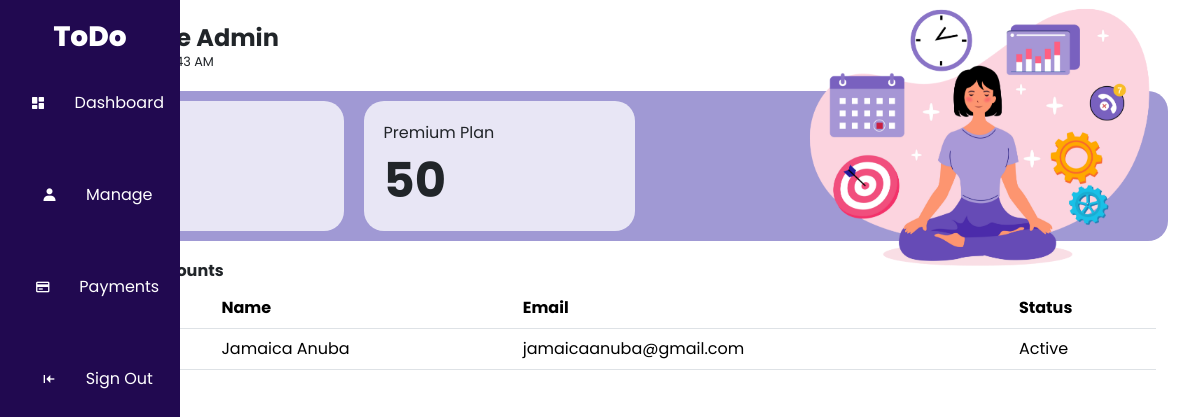
The app's page /admin.php, older data.
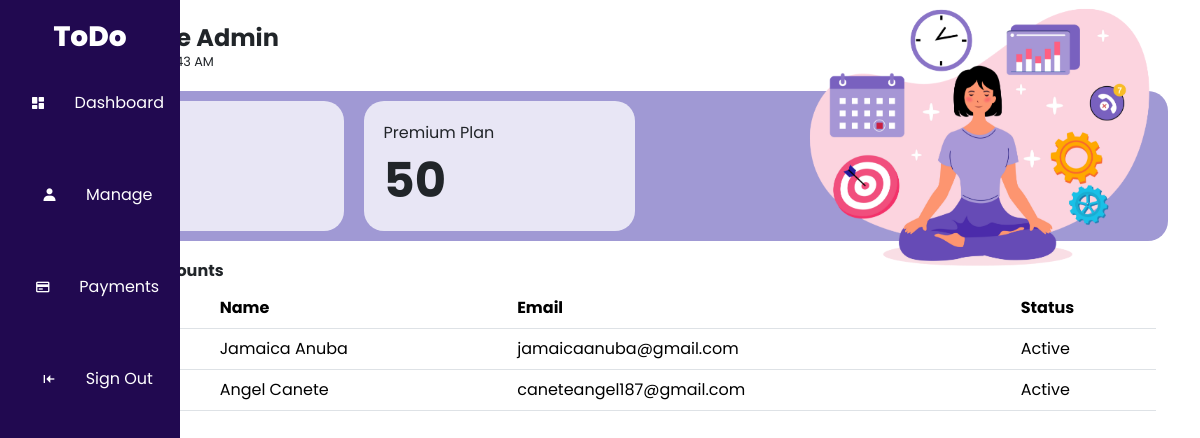
The same page, newer data.
### tables this page shows
CREATE TABLE `accounts` (
  `u_id` int(100) NOT NULL,
  `u_name` varchar(50) NOT NULL,
  `email` varchar(50) NOT NULL,
  `username` varchar(50) NOT NULL,
  `password` varchar(100) NOT NULL,
  `u_type` varchar(50) NOT NULL,
  `plan_id` int(50) NOT NULL,
  `u_status` varchar(50) NOT NULL
);

### include/classAccounts.php (called while the page is built, shortened)
<?php
class accountManage {
    private $conn;
    public function __construct($dbConnection) {
        $this->conn = $dbConnection;
    }
    public function getPendingAccounts() {
        $statement = $this->conn->prepare("SELECT * FROM accounts WHERE u_status = 'Active'");
        $statement->execute();
        return $statement->fetchAll(PDO::FETCH_ASSOC);
    }
}
?>

### admin.php (the view, shortened to what this page needs)
<?php
include_once("include/connection.php");
include("include/classAccounts.php");
$accountManager = new accountManage($conn);
$user = $accountManager->getPendingAccounts();
?>
<!DOCTYPE html>
<html lang="en">
<head>
    <link rel="stylesheet" href="css/bootstrap.min.css">
    <link rel="stylesheet" href="css/admin.css">
    <link href='https://unpkg.com/boxicons@2.1.4/css/boxicons.min.css' rel='stylesheet'>
</head>
<body>
    <div class="sidebar">
        <h3>ToDo</h3>
        <div class="menu">
            <ul>
                <li><i class='bx bxs-dashboard'></i>&nbsp;&nbsp;<a href="" class="dashboard">Dashboard</a></li>
                <li><i class='bx bxs-user'></i>&nbsp;&nbsp;<a href="" class="manage">Manage</a></li>
                <li><i class='bx bx-credit-card'></i>&nbsp;&nbsp;<a href="" class="payments">Payments</a></li>
                <li><i class='bx bxs-arrow-to-left'></i>&nbsp;&nbsp;<a href="logout.php" onclick="showLogoutModal()">Sign Out</a></li>
            </ul>
        </div>
    </div>
    <div class="wrapper">
        <div class="container dashboard-con" id="dashboard-con">
            <div class="container top-head">
                <p><strong>Welcome <span>Admin</span></strong></p>
                <div id="datetime"></div>
            </div>
            <div class="container dash-count">
                <div class="basic-plan">
                    <p>Basic Plan  <br>
                        <span>100</span></p>
                </div>
                <div class="premiuim-plan">
                    <p>Premium Plan  <br>
                        <span>50</span></p>
                </div>
                <div class="image">
                    <img src="img/image1.png" class="image-girl" alt="Image">
                </div>
            </div>
            <div class="container pending-accounts">
                <h5><strong>Pending Accounts</strong></h5>
                <table class="table">
                    <thead>
                        <tr>
                            <th scope="col">#</th>
                            <th scope="col">ID</th>
                            <th scope="col">Name</th>
                            <th scope="col">Email</th>
                            <th scope="col">Status</th>
                        </tr>
                    </thead>
                    <tbody>
                        <?php foreach($user as $i => $user): ?>
                        <tr>
                            <th scope="row"><?php echo $i + 1; ?></th>
                            <td><?php echo $user['u_id']?></td>
                            <td><?php echo $user['u_name']?></td>
                            <td><?php echo $user['email']?></td>
                            <td><?php echo $user['u_status']?></td>
                        </tr>
                        <?php endforeach ?>
                    </tbody>
                </table>
            </div>
        </div>
    </div>
</body>
</html>

### css/admin.css (style rules this page uses)
* { margin: 0; padding: 0; font-family: "Poppins", sans-serif; box-sizing: border-box; }
.sidebar { padding-top:20px ; z-index: 100; position: fixed; height: 100%; width: 15%; background-color: #210950; text-align: center; color: white; line-height: 3; }
.sidebar h3 { font-weight: 800; }
.sidebar li { border-radius: 20px; display: flex; justify-content: center; align-items: center; width: 270px; margin-bottom: 10px; padding: 5px; list-style: none; text-align: left; }
#datetime { position: relative; bottom: 20px; }
.wrapper { position: relative; margin: 0 auto; padding: 20px; padding-left: 50px; width: 100%; height: 100vh; float: right; margin-left: 78px; }
.dashboard-con { height: 100%; }
.dash-count { padding: 10px; width: 100%; background-color: #a099d4; border-radius: 20px; display: flex; height: 150px; gap: 20px; }
.image-girl { position: relative; bottom: 150px; left: 30%; width: 70%; }

Row changes from the older to the newer data that the page shows:
added accounts: u_name "Angel Canete", email "caneteangel187@gmail.com", u_status "Active"
